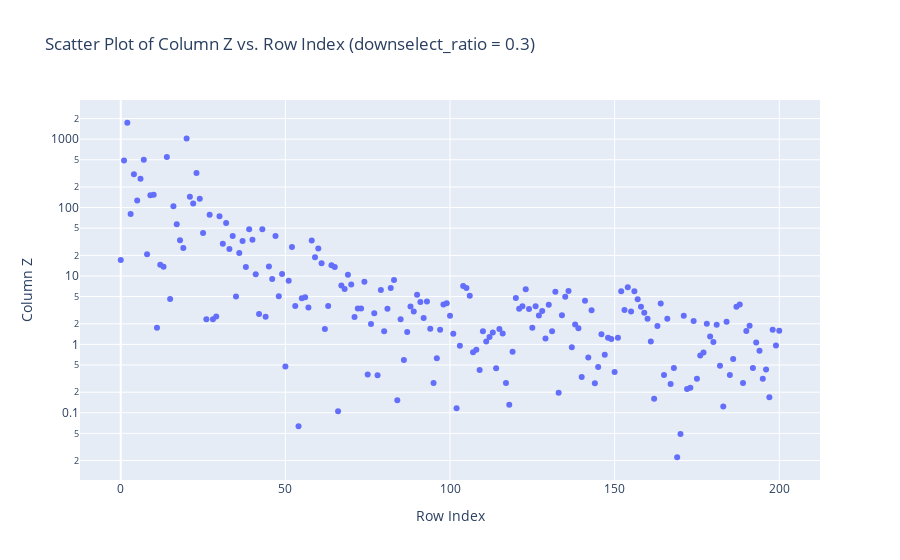
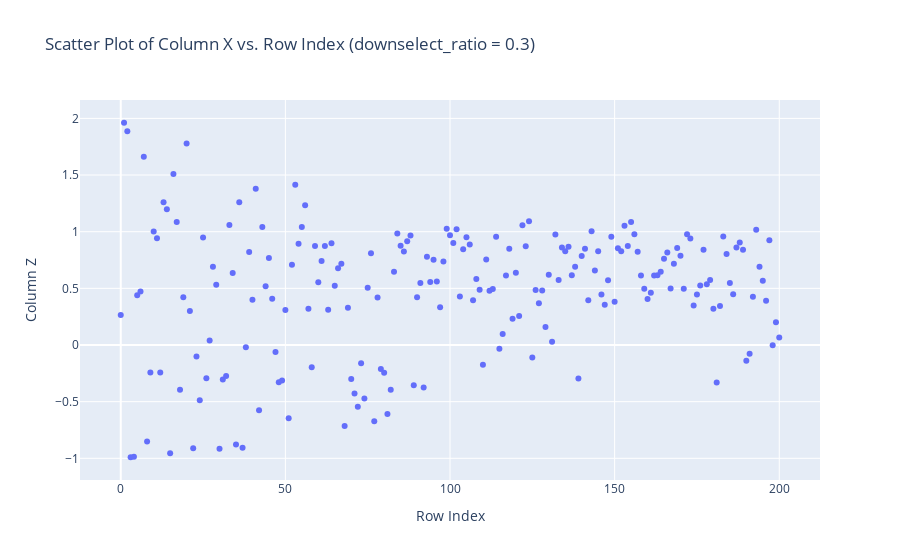
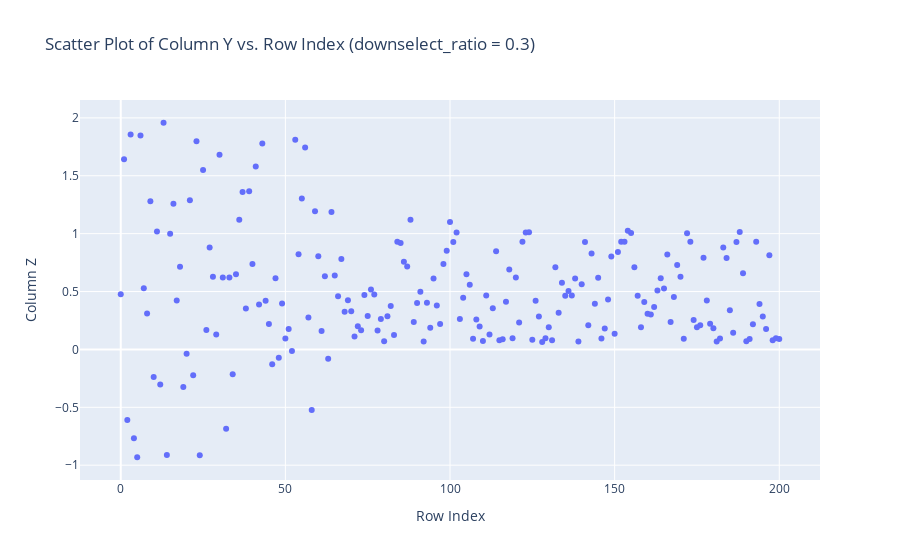

The cell these charts' notebook holds for them, in order:
### Code cell
# first random seed (downselect_number = 20, downselect_ratio = 0.3, voxel_overlap 0.6
fig = go.Figure(data=go.Scatter(x=df.index, y=df['Z'], mode='markers'))

# Set y-aZis scale to logarithmic
fig.update_layout(yaxis_type='log')

# Add labels and title to the plot
fig.update_layout(title=f'Scatter Plot of Column Z vs. Row Index (downselect_ratio = {downselect_ratio})',
                  xaxis_title='Row Index',
                  yaxis_title='Column Z')

# Display the plot
fig.show()

# Set y-axis scale to logarithmic
# fig.update_layout(yaxis_type='log')

fig = go.Figure(data=go.Scatter(x=df.index, y=df['X'], mode='markers'))

# Add labels and title to the plot
fig.update_layout(title=f'Scatter Plot of Column X vs. Row Index (downselect_ratio = {downselect_ratio})',
                  xaxis_title='Row Index',
                  yaxis_title='Column Z')

# Display the plot
fig.show()

fig = go.Figure(data=go.Scatter(x=df.index, y=df['Y'], mode='markers'))

# Set y-axis scale to logarithmic
# fig.update_layout(yaxis_type='log')

# Add labels and title to the plot
fig.update_layout(title=f'Scatter Plot of Column Y vs. Row Index (downselect_ratio = {downselect_ratio})',
                  xaxis_title='Row Index',
                  yaxis_title='Column Z')

# Display the plot
fig.show()

### Figure 1 — Plotly figure (JSON) as saved in the notebook; plotly's stock layout.template omitted (floating-point values rounded to 4 significant figures; data arrays with more than 128 entries replaced by an {"elided": "..."} marker saying what was removed)
{"data": [{"mode": "markers", "type": "scatter", "x": {"elided": "201 int values"}, "y": {"elided": "201 float values"}}], "layout": {"title": {"text": "Scatter Plot of Column Z vs. Row Index (downselect_ratio = 0.3)"}, "xaxis": {"title": {"text": "Row Index"}}, "yaxis": {"title": {"text": "Column Z"}, "type": "log"}}}

### Figure 2 — Plotly figure (JSON) as saved in the notebook; plotly's stock layout.template omitted (floating-point values rounded to 4 significant figures; data arrays with more than 128 entries replaced by an {"elided": "..."} marker saying what was removed)
{"data": [{"mode": "markers", "type": "scatter", "x": {"elided": "201 int values"}, "y": {"elided": "201 float values"}}], "layout": {"title": {"text": "Scatter Plot of Column X vs. Row Index (downselect_ratio = 0.3)"}, "xaxis": {"title": {"text": "Row Index"}}, "yaxis": {"title": {"text": "Column Z"}}}}

### Figure 3 — Plotly figure (JSON) as saved in the notebook; plotly's stock layout.template omitted (floating-point values rounded to 4 significant figures; data arrays with more than 128 entries replaced by an {"elided": "..."} marker saying what was removed)
{"data": [{"mode": "markers", "type": "scatter", "x": {"elided": "201 int values"}, "y": {"elided": "201 float values"}}], "layout": {"title": {"text": "Scatter Plot of Column Y vs. Row Index (downselect_ratio = 0.3)"}, "xaxis": {"title": {"text": "Row Index"}}, "yaxis": {"title": {"text": "Column Z"}}}}
